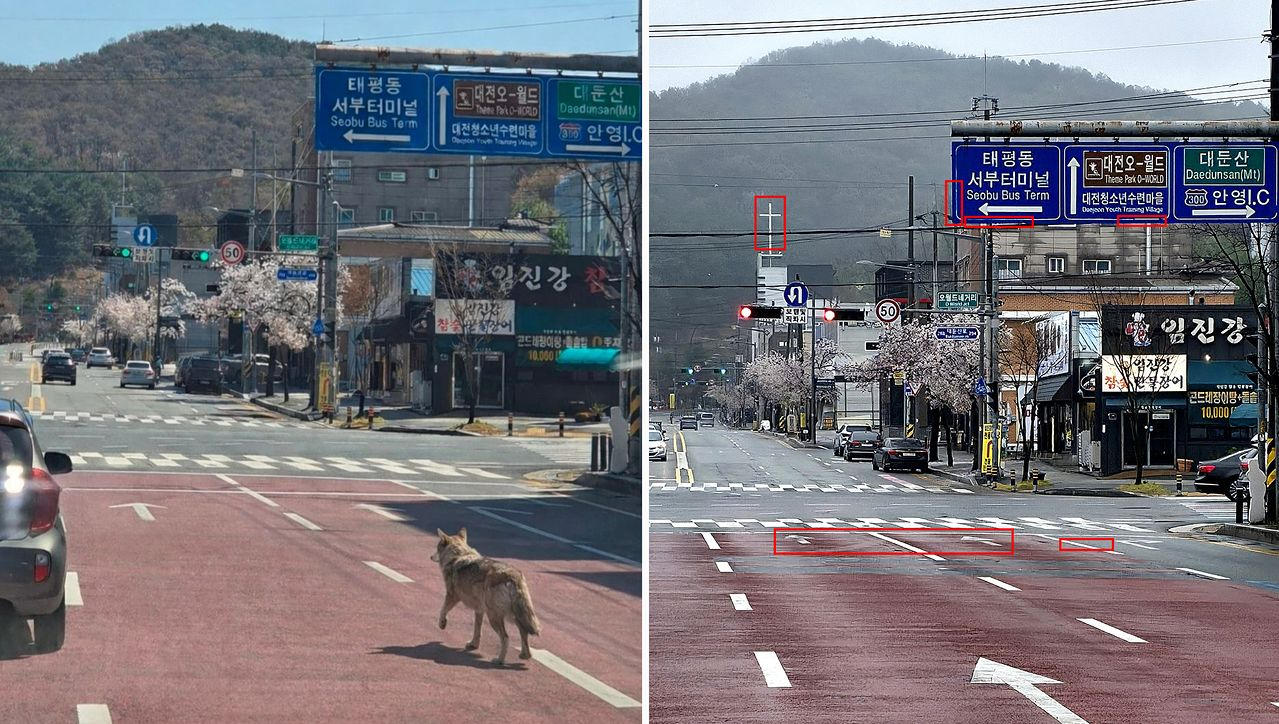
#> input picture AI_Generated_Image_Detection/늑구사례.jpg, 1279 x 724 px
$ python -i features.py   (imports and definitions only)   (older library calls are emulated)
#> lines starting #> are read from the running program, lines starting #| are printed output that depends on the picture
"""
features.py
===========
4가지 '고전 CV' 특징 추출기. 모두 수업에서 배운 알고리즘에 뿌리를 둠.

  1) feat_dft   : 이산 푸리에 변환(DFT) 기반 방사형 파워 스펙트럼   (L4)
  2) feat_hist  : 색공간 변환 + 채널별 히스토그램/통계             (L3)
  3) feat_hog   : HoG (Histogram of Oriented Gradients)            (L12)
  4) feat_sobel : Sobel gradient 기반 엣지 통계                    (L4/L5)

각 함수: 입력 RGB 이미지(32x32x3 uint8) -> 1차원 float 특징벡터.
extract_all(): 한 장에 대해 {이름: 벡터} dict 반환.
build_matrix(): 이미지 배열 전체를 특징행렬로 변환.
"""
import numpy as np
import cv2
from skimage.feature import hog


# ---- 공통 ----------------------------------------------------------
def _gray(img):
    return cv2.cvtColor(img, cv2.COLOR_RGB2GRAY)
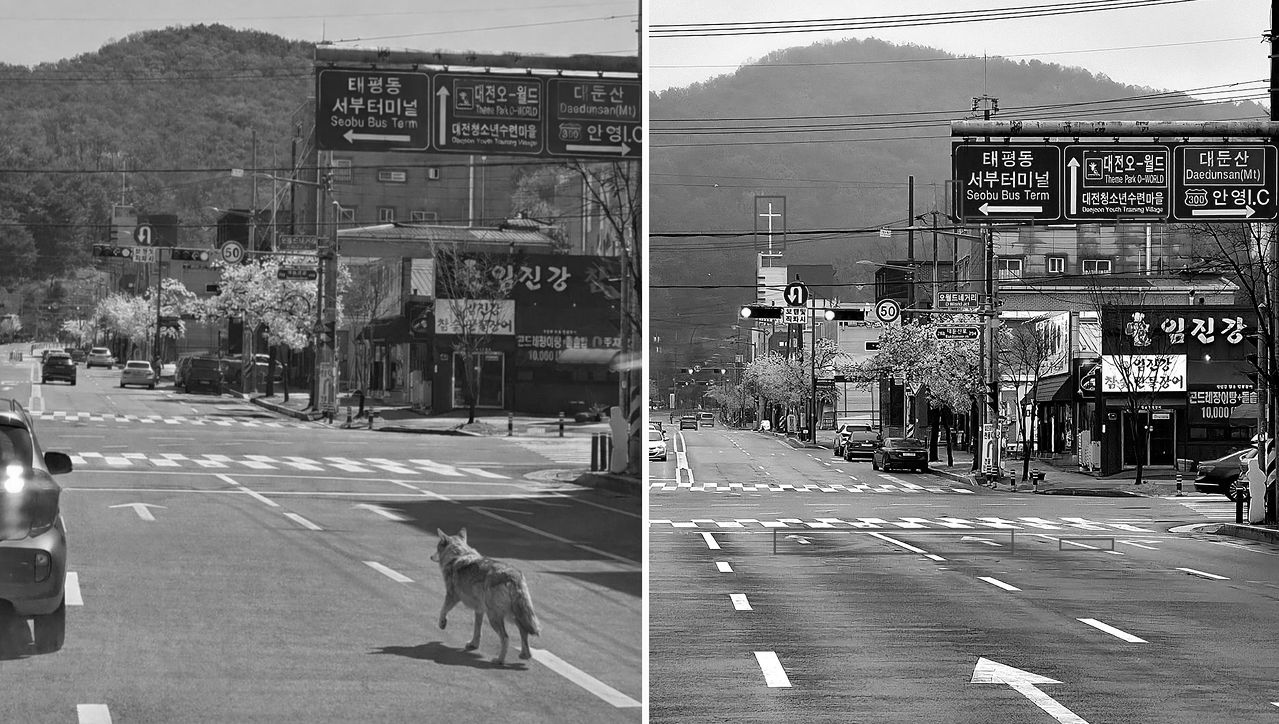
#> returned value: shape (724, 1279); min 0, max 255, mean 116.1


# ---- 1) DFT 방사형 파워 스펙트럼  (Lecture 4) -----------------------
# [49 lines left out: functions feat_dft, feat_hist, feat_hog, not called in this run]


# ---- 4) Sobel 엣지 통계  (Lecture 4/5) -----------------------------
def feat_sobel(img, bins=16):
    """
    Sobel로 gradient 크기/방향 계산 -> 크기 통계 + 크기 히스토그램 +
    엣지 밀도(임계 초과 비율). 생성 영상은 엣지 선명도/분포가 다른 경향.
    """
    g = _gray(img).astype(np.float32)
    gx = cv2.Sobel(g, cv2.CV_32F, 1, 0, ksize=3)
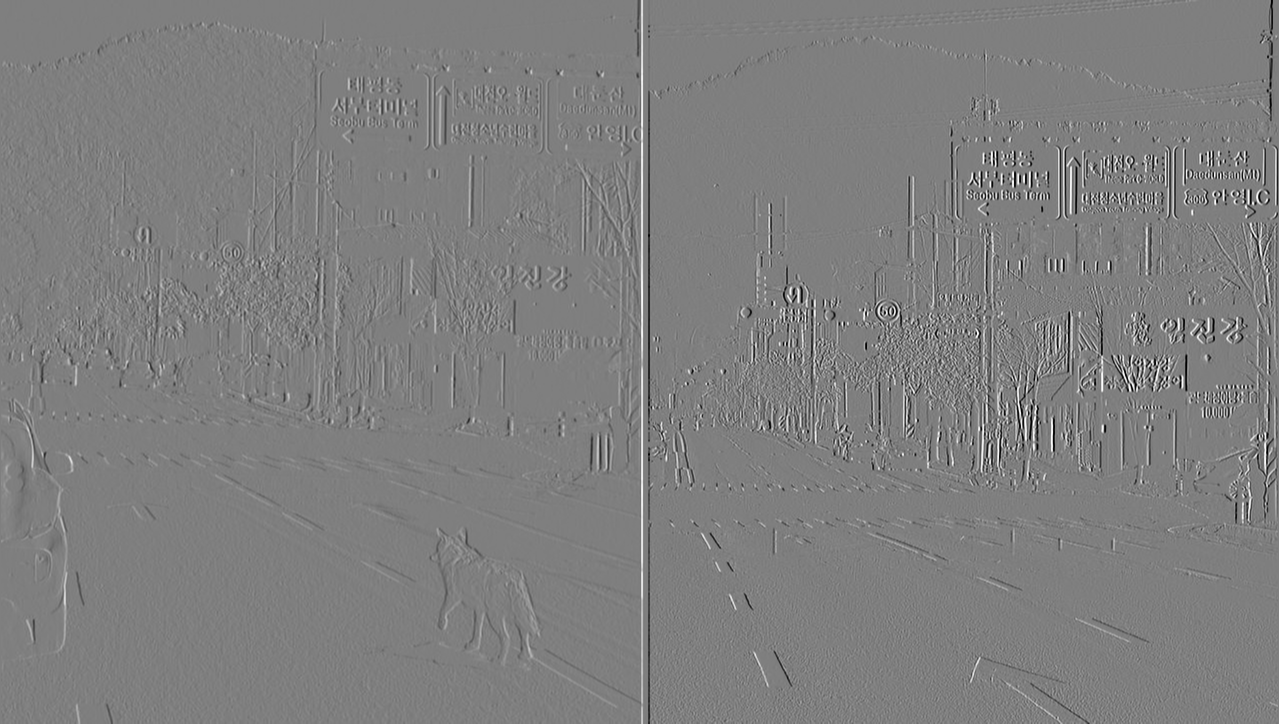
#> gx: shape (724, 1279) float32; min -1011, max 1016, mean -0.3; drawn with min black and max white
    gy = cv2.Sobel(g, cv2.CV_32F, 0, 1, ksize=3)
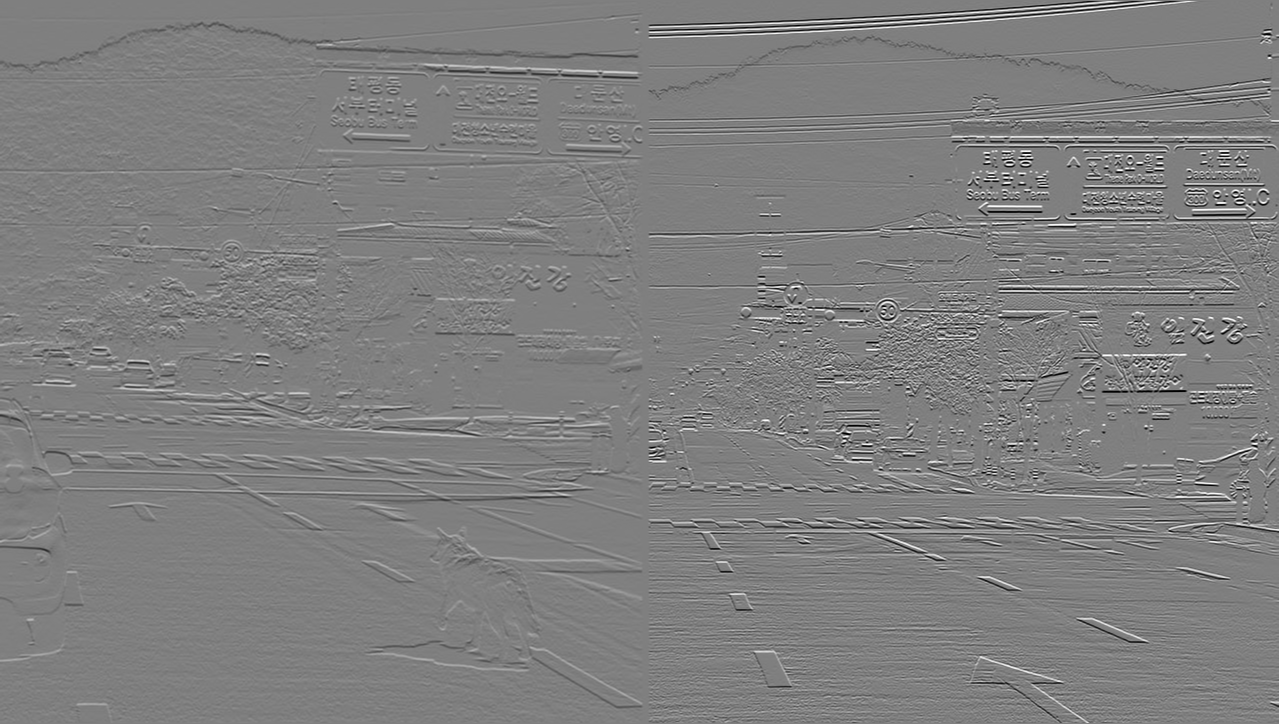
#> gy: shape (724, 1279) float32; min -1012, max 1012, mean -0.9; drawn with min black and max white
    mag = np.sqrt(gx ** 2 + gy ** 2)
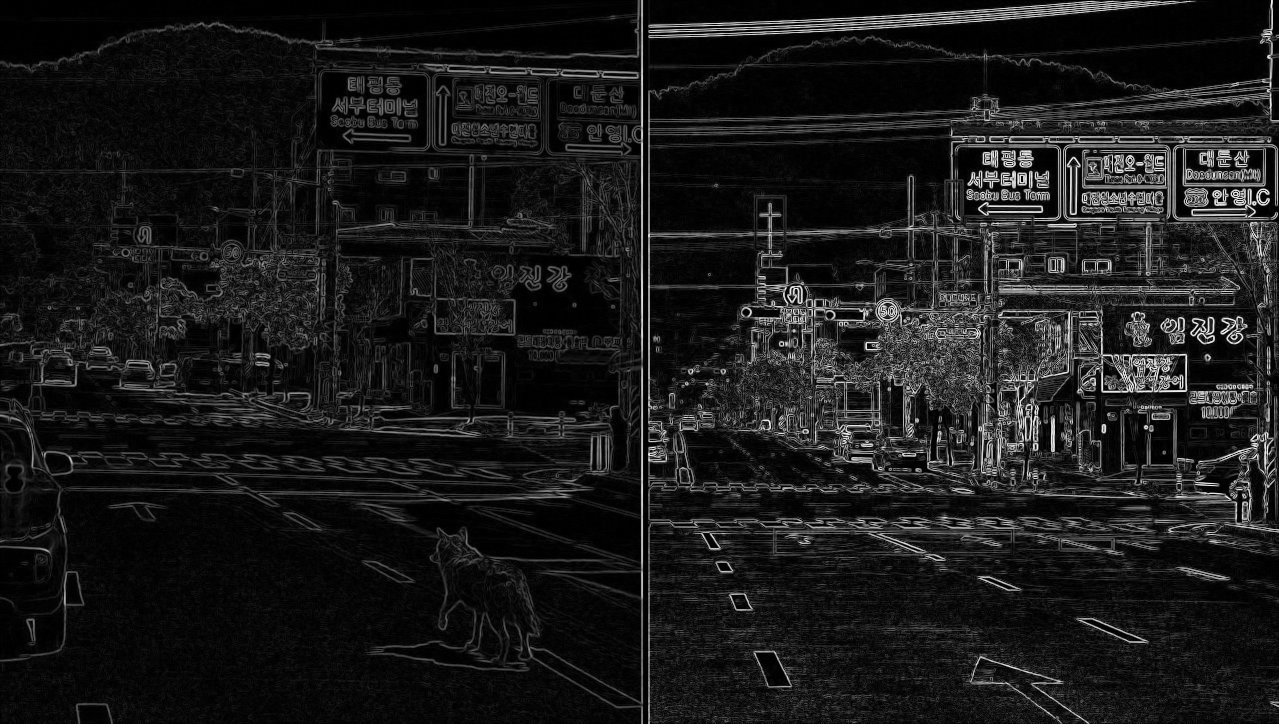
#> mag: shape (724, 1279) float32; min 0, max 1080.6, mean 110.4; drawn with min black and max white
    feats = [mag.mean(), mag.std(), mag.max(),
             np.median(mag), float((mag > 50).mean())]
#> feats = [110.4, 156.1, 1080.6, 48.83, 0.493]
    h, _ = np.histogram(mag, bins=bins, range=(0, 400), density=True)
#> h = [0.0131, 0.00845, 0.00474, 0.00304, 0.00222, 0.0017, 0.00134, 0.00109, 0.000879, 0.00074, 0.000623, 0.000527, 0.00046, 0.000408, 0.000337, 0.0003]
    feats.extend(h.tolist())
    return np.asarray(feats, dtype=np.float32)


# ---- 묶음 ----------------------------------------------------------
EXTRACTORS = {
    "DFT":   feat_dft,
    "HIST":  feat_hist,
    "HOG":   feat_hog,
    "SOBEL": feat_sobel,
}


# [4 lines left out: function build_matrix, not called in this run]

>>> import cv2
>>> picture = cv2.cvtColor(cv2.imread('../늑구사례.jpg'), cv2.COLOR_BGR2RGB)
>>> result = feat_sobel(picture)
#> result = 21 values, max 1080.6 at index 2, min 0.0003 at index 20, mean 66.5
